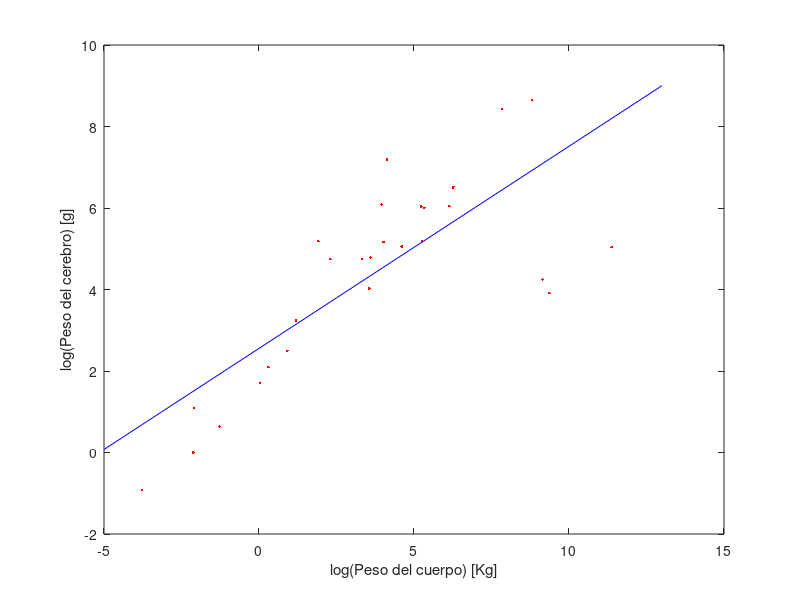

Write MATLAB code to recreate this figure. (Note: this script raises an error after producing the figure.)
function e_6c()
	data_ = load('brain.txt');
	data = log(data_);
	p = polyfit(data(:,1), data(:,2), 1)
	plot(data(:,1),data(:,2), 'r.');
	hold on;
	v = [-5:13];
	plot(v,polyval(p,v), 'b');
	xlabel('log(Peso del cuerpo) [Kg]');
	ylabel('log(Peso del cerebro) [g]');
	bon = bondad(data(:,2), polyval(p,data(:,1)))
	p
end


